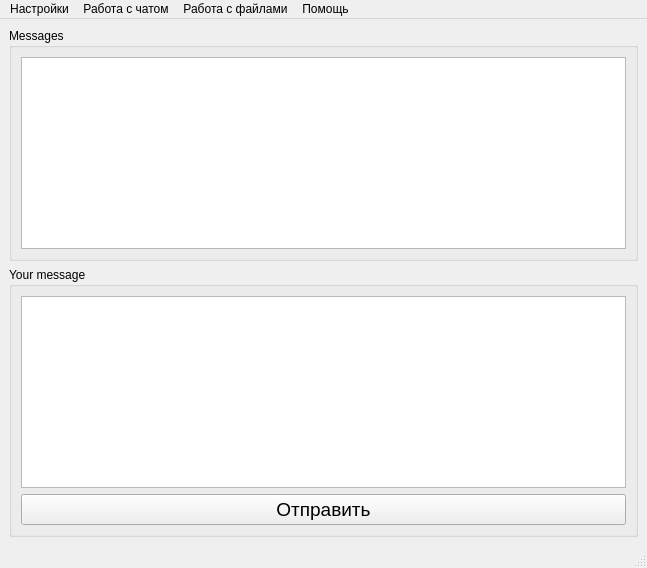
<?xml version="1.0" encoding="UTF-8"?>
<ui version="4.0">
 <class>newroom</class>
 <widget class="QMainWindow" name="newroom">
  <property name="geometry">
   <rect>
    <x>0</x>
    <y>0</y>
    <width>647</width>
    <height>552</height>
   </rect>
  </property>
  <property name="windowTitle">
   <string>MainWindow</string>
  </property>
  <widget class="QWidget" name="centralwidget">
   <layout class="QGridLayout" name="gridLayout_4">
    <item row="0" column="0">
     <widget class="QGroupBox" name="groupBox">
      <property name="sizePolicy">
       <sizepolicy hsizetype="Minimum" vsizetype="Minimum">
        <horstretch>0</horstretch>
        <verstretch>0</verstretch>
       </sizepolicy>
      </property>
      <property name="title">
       <string>Messages</string>
      </property>
      <layout class="QGridLayout" name="gridLayout_2">
       <item row="0" column="0">
        <widget class="QTextEdit" name="textEdit">
         <property name="sizePolicy">
          <sizepolicy hsizetype="Expanding" vsizetype="Expanding">
           <horstretch>0</horstretch>
           <verstretch>0</verstretch>
          </sizepolicy>
         </property>
         <property name="font">
          <font>
           <pointsize>14</pointsize>
          </font>
         </property>
         <property name="readOnly">
          <bool>true</bool>
         </property>
        </widget>
       </item>
      </layout>
     </widget>
    </item>
    <item row="1" column="0">
     <widget class="QGroupBox" name="groupBox_2">
      <property name="sizePolicy">
       <sizepolicy hsizetype="Minimum" vsizetype="Fixed">
        <horstretch>0</horstretch>
        <verstretch>0</verstretch>
       </sizepolicy>
      </property>
      <property name="title">
       <string>Your message</string>
      </property>
      <layout class="QGridLayout" name="gridLayout_3">
       <item row="0" column="0">
        <widget class="QTextEdit" name="textEdit_2">
         <property name="sizePolicy">
          <sizepolicy hsizetype="MinimumExpanding" vsizetype="MinimumExpanding">
           <horstretch>0</horstretch>
           <verstretch>0</verstretch>
          </sizepolicy>
         </property>
        </widget>
       </item>
       <item row="1" column="0">
        <widget class="QPushButton" name="pushButton">
         <property name="sizePolicy">
          <sizepolicy hsizetype="MinimumExpanding" vsizetype="MinimumExpanding">
           <horstretch>0</horstretch>
           <verstretch>0</verstretch>
          </sizepolicy>
         </property>
         <property name="font">
          <font>
           <pointsize>14</pointsize>
          </font>
         </property>
         <property name="text">
          <string>Отправить</string>
         </property>
        </widget>
       </item>
      </layout>
     </widget>
    </item>
   </layout>
  </widget>
  <widget class="QMenuBar" name="menubar">
   <property name="geometry">
    <rect>
     <x>0</x>
     <y>0</y>
     <width>647</width>
     <height>21</height>
    </rect>
   </property>
   <widget class="QMenu" name="menu">
    <property name="title">
     <string>Настройки</string>
    </property>
    <addaction name="action"/>
   </widget>
   <widget class="QMenu" name="menu_2">
    <property name="title">
     <string>Работа с чатом</string>
    </property>
    <addaction name="action_2"/>
    <addaction name="action_3"/>
   </widget>
   <widget class="QMenu" name="menu_3">
    <property name="title">
     <string>Помощь</string>
    </property>
    <addaction name="action_4"/>
   </widget>
   <widget class="QMenu" name="menu_4">
    <property name="title">
     <string>Работа с файлами</string>
    </property>
    <addaction name="action_6"/>
    <addaction name="action_5"/>
   </widget>
   <addaction name="menu"/>
   <addaction name="menu_2"/>
   <addaction name="menu_4"/>
   <addaction name="menu_3"/>
  </widget>
  <widget class="QStatusBar" name="statusbar"/>
  <action name="action">
   <property name="text">
    <string>Настройки окна чата</string>
   </property>
  </action>
  <action name="action_2">
   <property name="text">
    <string>Создать объявление</string>
   </property>
  </action>
  <action name="action_3">
   <property name="text">
    <string>Список действующих объявлений</string>
   </property>
  </action>
  <action name="action_4">
   <property name="text">
    <string>Справка</string>
   </property>
  </action>
  <action name="action_5">
   <property name="text">
    <string>Загрузить файл на сервер</string>
   </property>
  </action>
  <action name="action_6">
   <property name="text">
    <string>Открыть файловый менеджер</string>
   </property>
  </action>
 </widget>
 <resources/>
 <connections/>
</ui>
